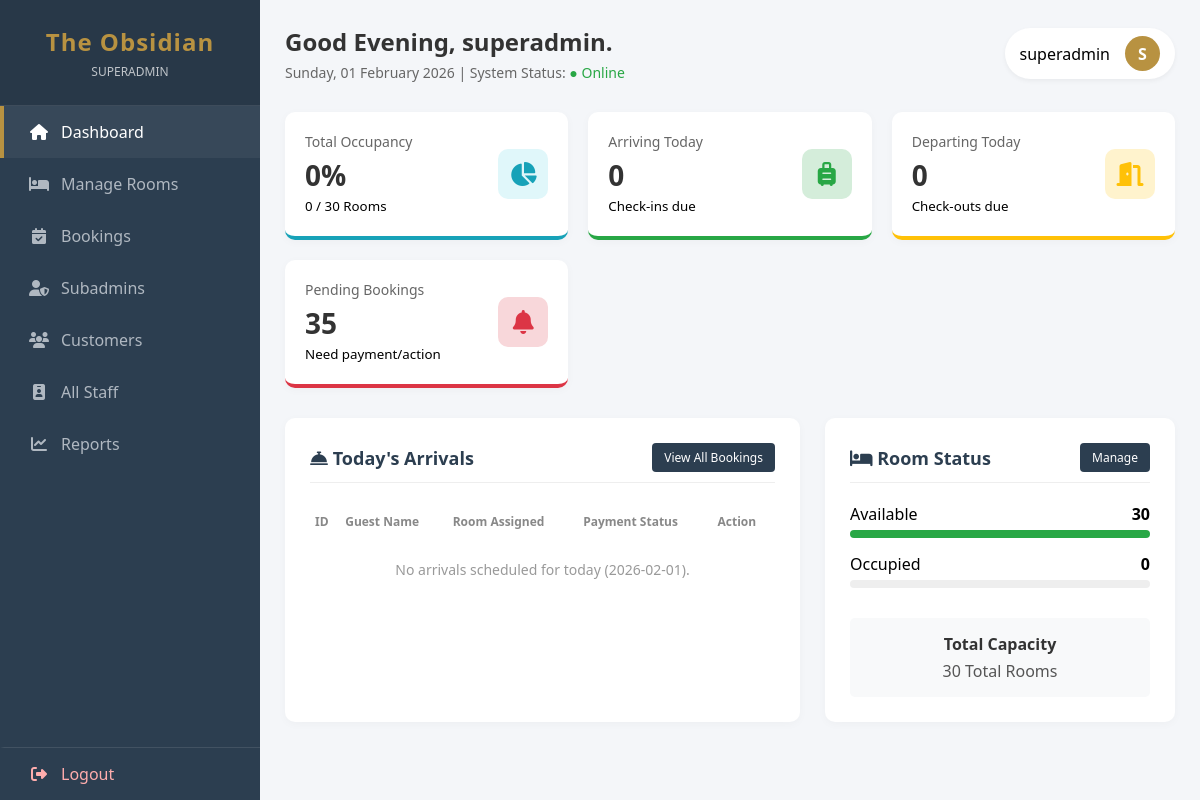
The app's page /dashboard.php (signed in), older data.
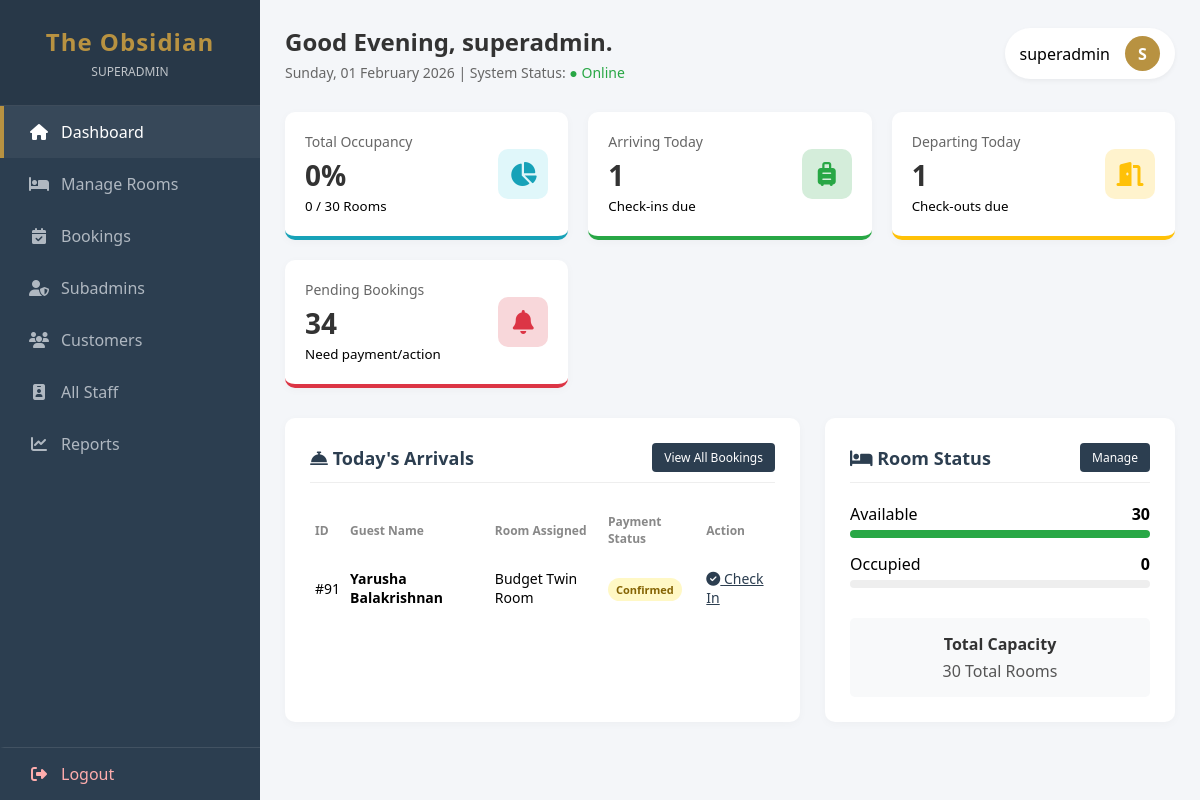
The same page, newer data.
### tables this page shows
CREATE TABLE `bookings` (
  `id` int(11) NOT NULL,
  `customer_username` varchar(100) NOT NULL,
  `room_name` varchar(100) NOT NULL,
  `room_price` decimal(10,2) NOT NULL,
  `checkin` date NOT NULL,
  `checkout` date NOT NULL,
  `adults` int(11) NOT NULL DEFAULT 1,
  `children` int(11) NOT NULL DEFAULT 0,
  `total_price` decimal(10,2) NOT NULL,
  `payment_status` varchar(20) DEFAULT 'Pending',
  `created_at` timestamp NOT NULL DEFAULT current_timestamp()
);

CREATE TABLE `customer` (
  `id` int(11) NOT NULL,
  `username` varchar(50) NOT NULL,
  `cust_name` varchar(100) NOT NULL,
  `cust_email` varchar(255) NOT NULL,
  `contact_number` varchar(20) DEFAULT NULL,
  `password_hash` varchar(255) NOT NULL,
  `created_at` timestamp NOT NULL DEFAULT current_timestamp(),
  `address` text DEFAULT NULL,
  `status` varchar(20) NOT NULL DEFAULT 'active'
);

### dashboard.php (the view, shortened to what the changed rows need)
<?php
require "db.php";
$currentDate = date('Y-m-d');
$roomSql = "SELECT
                SUM(total_slots) as total_capacity,
                SUM(CASE
                    WHEN room_status = 'Available' THEN available_slots
                    ELSE 0
                END) as real_available
            FROM rooms";
$roomResult = $conn->query($roomSql);
$roomData = $roomResult->fetch_assoc();
$total_rooms = $roomData['total_capacity'] ?? 0;
$available_rooms = $roomData['real_available'] ?? 0;
$occupied_rooms = $total_rooms - $available_rooms;
$occupancy_rate = ($total_rooms > 0) ? round(($occupied_rooms / $total_rooms) * 100) : 0;
$arrSql = "SELECT COUNT(*) as count FROM bookings WHERE checkin = '$currentDate'";
$arrResult = $conn->query($arrSql);
$today_arrivals = $arrResult->fetch_assoc()['count'];
$depSql = "SELECT COUNT(*) as count FROM bookings WHERE checkout = '$currentDate'";
$depResult = $conn->query($depSql);
$today_departures = $depResult->fetch_assoc()['count'];
$pendingSql = "SELECT COUNT(*) as count FROM bookings WHERE payment_status = 'Pending'";
$pendingResult = $conn->query($pendingSql);
if ($pendingResult) {
    $pending_bookings = $pendingResult->fetch_assoc()['count'];
} else {
    error_log("Database Error: " . $conn->error);
    $pending_bookings = 0;
}
$listSql = "SELECT b.id, c.cust_name, b.room_name, b.payment_status
            FROM bookings b
            LEFT JOIN customer c ON b.customer_username = c.username
            WHERE b.checkin = '$currentDate'
            ORDER BY b.id DESC";
$arrivalsResult = $conn->query($listSql);
?>
<!DOCTYPE html>
<html lang="en">
<head>
    <link rel="stylesheet" href="https://cdnjs.cloudflare.com/ajax/libs/font-awesome/6.4.0/css/all.min.css">
</head>
<body>
<div class="sidebar">
    <div class="brand">
        <h2>The Obsidian</h2>
    </div>
</div>
<div class="main-content">
    <div class="stats-grid">
        <div class="card blue">
            <div class="card-info">
                <h2><?php echo $occupancy_rate; ?>%</h2>
            </div>
        </div>
        <div class="card green">
            <div class="card-info">
                <h4>Arriving Today</h4>
                <h2><?php echo $today_arrivals; ?></h2>
                <small>Check-ins due</small>
            </div>
        </div>
        <div class="card orange">
            <div class="card-info">
                <h4>Departing Today</h4>
                <h2><?php echo $today_departures; ?></h2>
                <small>Check-outs due</small>
            </div>
        </div>
        <div class="card red">
            <div class="card-info">
                <h4>Pending Bookings</h4>
                <h2><?php echo $pending_bookings; ?></h2>
                <small>Need payment/action</small>
            </div>
        </div>
    </div>
    <div class="dashboard-row">
        <div class="section-box" style="flex: 2;">
            <table class="table-clean">
                <thead>
                    <tr>
                        <th>ID</th>
                        <th>Guest Name</th>
                        <th>Room Assigned</th>
                        <th>Payment Status</th>
                        <th>Action</th>
                    </tr>
                </thead>
                <tbody>
                    <?php if ($arrivalsResult && $arrivalsResult->num_rows > 0): ?>
                        <?php while($row = $arrivalsResult->fetch_assoc()): ?>
                        <tr>
                            <td>#<?php echo $row['id']; ?></td>
                            <td>
                                <strong><?php echo htmlspecialchars($row['cust_name'] ?? $row['customer_username']); ?></strong>
                            </td>
                            <td><?php echo htmlspecialchars($row['room_name']); ?></td>
                            <td>
                                <span class="status-badge <?php echo ($row['payment_status'] == 'Paid') ? 'status-confirmed' : 'status-pending'; ?>">
                                    <?php echo htmlspecialchars($row['payment_status']); ?>
                                </span>
                            </td>
                            <td>
                                <a href="bookings.php?checkin_id=<?php echo $row['id']; ?>" style="color:var(--primary); font-size:14px;">
                                    <i class="fas fa-check-circle"></i> Check In
                                </a>
                            </td>
                        </tr>
                        <?php endwhile; ?>
                    <?php else: ?>
                        <tr>
                            <td colspan="5" style="text-align:center; color:#999; padding:20px;">
                                No arrivals scheduled for today (<?php echo $currentDate; ?>).
                            </td>
                        </tr>
                    <?php endif; ?>
                </tbody>
            </table>
        </div>
    </div>
</div>
</body>
</html>

Row changes from the older to the newer data that the page shows:
added bookings: id "91", customer.cust_name "Yarusha Balakrishnan", room_name "Budget Twin Room", payment_status "Confirmed"
Text that changed along with them:
$today_arrivals: "0" → "1"
$today_departures: "0" → "1"
$pending_bookings: "35" → "34"
$currentDate: "2026-02-01" → (not shown)
text no longer shown: "No arrivals scheduled for today ( )."
